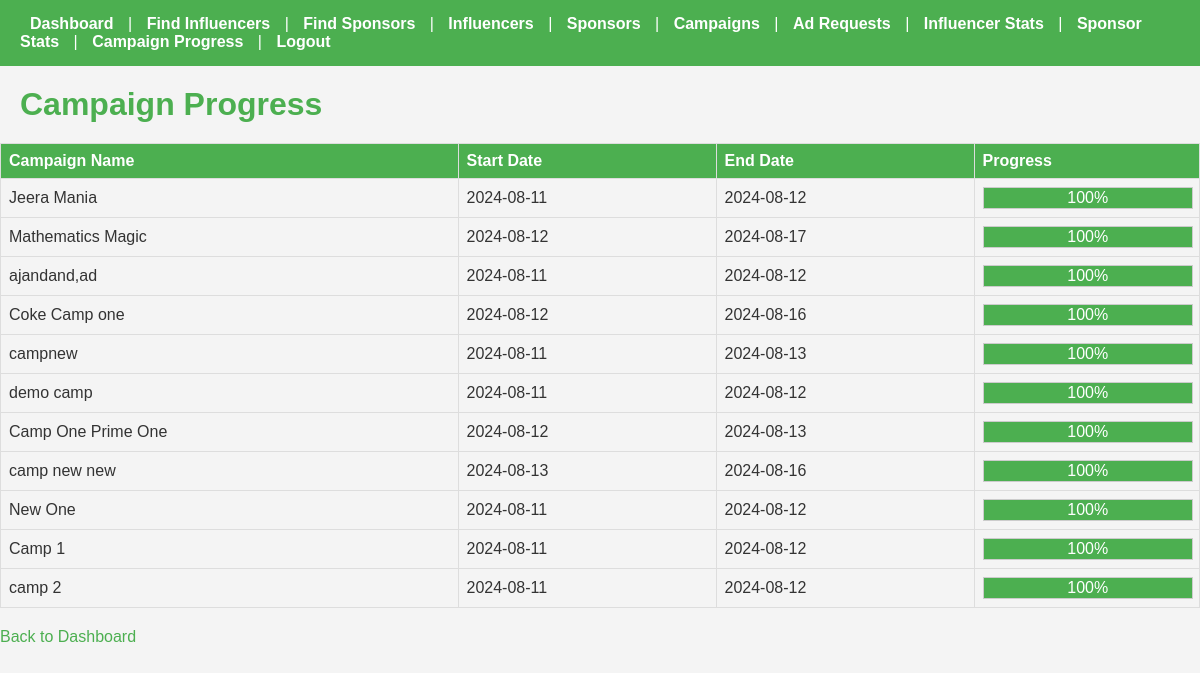
The page /admin_prog on the database its author committed.
### backend/models.py (models this page shows)
class campaign(db.Model):
    __tablename__="campaign"
    camp_id=db.Column(db.Integer, primary_key=True)
    spon_id=db.Column(db.Integer, db.ForeignKey("spon_info.spon_id"), nullable=False)
    name=db.Column(db.String, nullable=False)
    description=db.Column(db.Text, nullable=False)
    sdate=db.Column(db.Date, nullable=False)
    edate=db.Column(db.Date, nullable=False)
    budget=db.Column(db.Integer, nullable=False)
    Visibility=db.Column(db.String, nullable=False)
    goals=db.Column(db.Text, nullable=False)
    completion_status=db.Column(db.String, default="Active")
    camp_flag_status=db.Column(db.String, default="Unflagged")
    ad_requests=db.relationship('adreq', backref='campaign', cascade="all, delete-orphan", lazy=True)

### backend/controllers.py (the view)
@app.route("/admin_prog", methods=['GET'])
def admin_prog():
    campaigns=campaign.query.all()
    progress_data=[]
    for camp in campaigns:
        td=(camp.edate-camp.sdate).days
        dp=(datetime.now(timezone.utc).date()-camp.sdate).days
        progress_percentage=min(100, max(0, int((dp/td)*100)))
        progress_data.append((camp, progress_percentage))
    return render_template("admin_prog.html", progress_data=progress_data)

### templates/admin_prog.html (shortened to what this page needs)
<!DOCTYPE html>
<html lang="en">
<head>
</head>
<body>
    <div class="navbar">
        <a href="/admin_dashboard">Dashboard</a> |
        <a href="/admin_find_inf">Find Influencers</a> |
        <a href="/admin_find_spon">Find Sponsors</a> |
        <a href="/admin_inf">Influencers</a> |
        <a href="/admin_spon">Sponsors</a> |
        <a href="/admin_camp">Campaigns</a> |
        <a href="/admin_req">Ad Requests</a> |
        <a href="/admin_inf_stats">Influencer Stats</a> |
        <a href="/admin_spon_stats">Sponsor Stats</a> |
        <a href="/admin_prog">Campaign Progress</a> |
        <a href="/">Logout</a>
    </div>
    <h1>Campaign Progress</h1>
    {% if progress_data %}
        <table>
            <thead>
                <tr>
                    <th>Campaign Name</th>
                    <th>Start Date</th>
                    <th>End Date</th>
                    <th>Progress</th>
                </tr>
            </thead>
            <tbody>
                {% for campaign, progress in progress_data %}
                <tr>
                    <td>{{ campaign.name }}</td>
                    <td>{{ campaign.sdate }}</td>
                    <td>{{ campaign.edate }}</td>
                    <td>
                        <div class="progress-container">
                            <div class="progress-bar" style="width: {{ progress }}%;">
                                {{ progress }}%
                            </div>
                        </div>
                    </td>
                </tr>
                {% endfor %}
            </tbody>
        </table>
    {% else %}
        <p>No campaigns found.</p>
    {% endif %}
    <a href="/admin_dashboard">Back to Dashboard</a>
</body>
</html>

### templates/admin_prog.html (style rules this page uses)
body { font-family: Arial, sans-serif; background-color: #f4f4f4; color: #333; margin: 0; padding: 0; }
h1 { color: #4CAF50; margin: 20px; }
.navbar { background-color: #4CAF50; padding: 15px 20px; color: #fff; }
.navbar a { color: #fff; text-decoration: none; font-weight: bold; margin: 0 10px; }
.progress-container { border: 1px solid #ccc; width: 100%; background-color: #f3f3f3; }
.progress-bar { background-color: #4caf50; color: white; text-align: center; height: 20px; line-height: 20px; }
table { width: 100%; border-collapse: collapse; margin: 20px 0; }
th, td { border: 1px solid #ddd; padding: 8px; text-align: left; }
th { background-color: #4CAF50; color: white; }
a { color: #4CAF50; text-decoration: none; }

### rows shown on the page
campaign: name "Jeera Mania", sdate "2024-08-11", edate "2024-08-12", progress "100"
campaign: name "Mathematics Magic", sdate "2024-08-12", edate "2024-08-17", progress "100"
campaign: name "ajandand,ad", sdate "2024-08-11", edate "2024-08-12", progress "100"
campaign: name "Coke Camp one", sdate "2024-08-12", edate "2024-08-16", progress "100"
campaign: name "campnew", sdate "2024-08-11", edate "2024-08-13", progress "100"
campaign: name "demo camp", sdate "2024-08-11", edate "2024-08-12", progress "100"
campaign: name "Camp One Prime One", sdate "2024-08-12", edate "2024-08-13", progress "100"
campaign: name "camp new new", sdate "2024-08-13", edate "2024-08-16", progress "100"
campaign: name "New One", sdate "2024-08-11", edate "2024-08-12", progress "100"
campaign: name "Camp 1", sdate "2024-08-11", edate "2024-08-12", progress "100"
campaign: name "camp 2", sdate "2024-08-11", edate "2024-08-12", progress "100"
